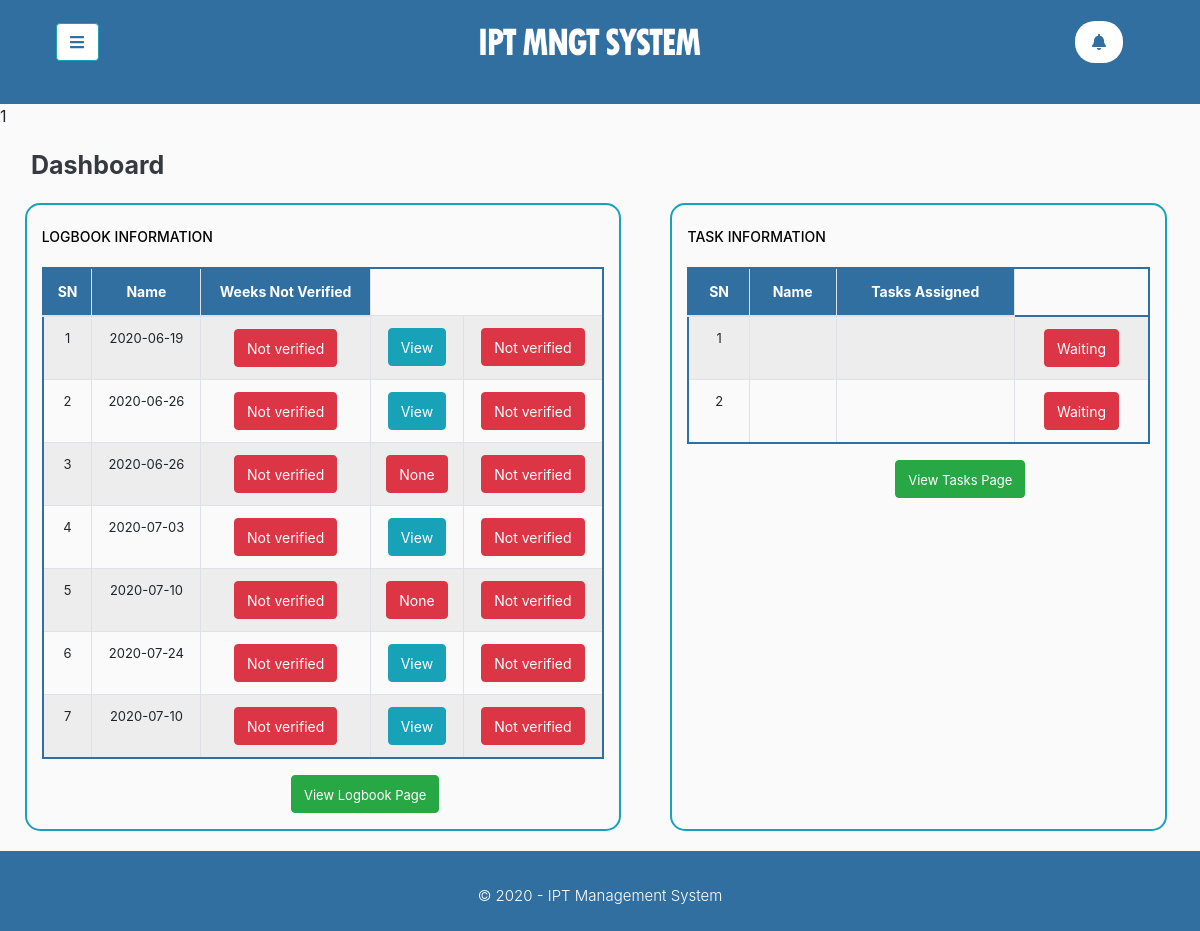
The app's page /Industrial_Supervisor/main/index.php (signed in) with its own data.
### tables this page shows
CREATE TABLE `logbook_entries` (
  `entryNumber` int(11) NOT NULL,
  `userID` int(11) DEFAULT NULL,
  `weekNumber` int(11) DEFAULT NULL,
  `weekStart` varchar(11) DEFAULT NULL,
  `weekEnds` varchar(11) DEFAULT NULL,
  `monEntry` varchar(500) DEFAULT NULL,
  `tueEntry` varchar(500) DEFAULT NULL,
  `wedEntry` varchar(500) DEFAULT NULL,
  `thurEntry` varchar(500) DEFAULT NULL,
  `friEntry` varchar(500) DEFAULT NULL,
  `satEntry` varchar(500) DEFAULT NULL,
  `monhr` varchar(255) NOT NULL,
  `tuehr` varchar(255) NOT NULL,
  `wedhr` varchar(255) NOT NULL,
  `thurhr` varchar(255) NOT NULL,
  `frihr` varchar(255) NOT NULL,
  `sathr` varchar(255) NOT NULL,
  `week_Entry` text DEFAULT NULL,
  `week_picture` varchar(255) DEFAULT NULL,
  `indSup_comments` varchar(500) DEFAULT NULL,
  `indSup_verifystatus` int(11) DEFAULT NULL,
  `instSup_verifystatus` int(11) DEFAULT NULL,
  `year_of_study` int(11) DEFAULT NULL,
  `entry_status` int(11) DEFAULT NULL,
  `last_submission` varchar(255) DEFAULT NULL
);

### Industrial_Supervisor/main/index.php (the view, shortened to what this page needs)
<?php
    include '../phpIncludes/header.php';
    $sup_ID = $_SESSION ['IndustrialSup_ID'];
    $largest_getSup_students = "SELECT MAX(id) AS new_Supid FROM supervision_info WHERE institute_supervisor_ID = '$sup_ID'";
    $run_largest_getSup_students = $conn -> query ($largest_getSup_students);
    $total_largest = mysqli_num_rows($run_largest_getSup_students);
    echo ($total_largest);
    $sql_logbook = "SELECT * FROM logbook_entries WHERE userID = '$current_userID'";
    $run = $conn -> query($sql_logbook);
    $logbook_number_rows = mysqli_num_rows ($run);
    $sql_taskCheck = "SELECT * FROM task_info WHERE StudentID = '$current_userID'";
    $run_taskStatus = $conn -> query ($sql_taskCheck);
    $number_tasks = mysqli_num_rows ($run_taskStatus);
?>
        <div class='' id="content">
            <div class="container-fluid">
                <div class="row pr-2">
                    <div class="col-lg-12 col-12 ml-auto mr-auto" >
                        <div class="row">
                            <div class="col-lg-12 ml-auto mt-3">
                            <p class="ml-lg-3" style="font-size: 25px; font-weight: bold; color:#343A40;">Dashboard </p>
                            </div>
                            <div class="col-lg-6 col-12 table-responsive ml-auto mr-auto" style="border: 2px solid #17A2B8; border-radius: 15px;">
                               <p style="color:black; font-weight:500;" class="mt-3"> <span id='btn_txt'>LOGBOOK INFORMATION </span>
                               </p>
                                <table class="table table-hover text-nowrap table-bordered table-striped text-center" style="border: 2px solid #306FA0; font-size: 13px; border-radius: 20px;">
                  <thead style='background-color: #306FA0; color:white;'>
                    <tr>
                      <th><span id='hd_txt'>SN</span></th>
                      <th><span id='hd_txt'>Name</span></th>
                      <th><span id='hd_txt'>Weeks Not Verified</span></th>
                    </tr>
                  </thead>
                   <tbody>
                   <?php
                       $loop = 1;
                       while ($loop <= $logbook_number_rows){
                           $get_specific_week = "SELECT * FROM logbook_entries WHERE userID = '$current_userID' AND weekNumber = '$loop'";
                           $run_query = $conn -> query ($get_specific_week);
                           $run_res = $run_query -> fetch_assoc();
                           echo "
                           <tr>
                              <td>".$run_res['weekNumber']."</td>
                              <td>".$run_res['weekEnds']."</td>";
                           if (($run_res['indSup_verifystatus'] == '0') || ($run_res['indSup_verifystatus'] == '')) {
                               echo "<td><button class='btn btn-danger'><span id='btn_txt'>Not verified</span></button></td>";
                           }
                           if ($run_res['indSup_comments'] == ''){
                               echo"<td><button class='btn btn-danger' readonly><span id='btn_txt'>None</span></button></td>";
                           }
                           if ($run_res['indSup_comments'] != ''){
                               echo"<td><button class='btn btn-info'><span id='btn_txt'>View</span></button></td>";
                           }
                           if (($run_res['instSup_verifystatus'] == '0') || ($run_res['instSup_verifystatus'] == '')) {
                               echo"<td><button class='btn btn-danger'><span id='btn_txt'>Not verified</span></button></td>";
                           }
                           $loop = $loop + 1;
                       }
                    ?>
                  </tbody>
                </table>
                           <div class="col-lg-2 ml-auto mr-auto">
                        <button class=" btn btn-success mb-3" onclick="window.location.href='../pages/logbook.php';"><span style="font-size:13px;">View Logbook Page </span></button>
                           </div>
                            </div>
                        <div class="col-lg-5 col-12 table-responsive mr-auto ml-auto col-mt-5" style="border: 2px solid #17A2B8; border-radius: 15px;">
                               <p style="color:black; font-weight:500;" class="mt-3"> <span id='btn_txt'>TASK INFORMATION
                                <table class="table table-hover text-nowrap table-bordered table-striped text-center" style="border: 2px solid #306FA0; font-size: 13px; border-radius: 20px;">
                  <thead style='background-color: #306FA0; color:white; border: 2px solid #306FA0;'>
                    <tr>
                      <th><span id='hd_txt'>SN </span></th>
                      <th><span id='hd_txt'>Name</span></th>
                      <th><span id='hd_txt' style=''>Tasks Assigned</span></th>
                    </tr>
                  </thead>
                   <tbody>
                   <?php
                       $loop2 = 1;
                       while ($loop2 <= $number_tasks){
                           $get_task = "SELECT * FROM task_info WHERE StudentID = '$current_userID' AND task_id ='$loop2' ORDER BY deadline";
                           $run_task_query = $conn -> query ($get_task);
                           $res_tasks = $run_task_query -> fetch_assoc();
                           echo "
                           <tr>
                              <td>".$loop2."</td>
                              <td>".$res_tasks['deadline']."</td>"
                               ;
                           if ((strlen($res_tasks['tasks'])) < 30){
                               echo "<td>".$res_tasks['tasks']."</td>";
                           }else {
                               echo "<td style='width: 200px; overflow:hidden; display:inline-block; text-overflow: ellipsis; white-space: nowrap;'>".$res_tasks['tasks']."</td>";
                           }
                           if (($res_tasks['task_status'] == '0') || ($res_tasks['task_status'] == '')) {
                               echo "<td>
                               <button class='btn btn-danger'><span id='btn_txt'>Waiting</span></button>
                               </td>";
                           }
                           $loop2 = $loop2 + 1;
                       }
                    ?>
                  </tbody>
                </table>
                           <div class="col-lg-2 ml-auto mr-auto">
                               <button class=" btn btn-success mb-3" onclick="window.location.href='../pages/tasks.php';"><span style="font-size:13px;">View Tasks Page </span></button>
                           </div>
                            </div>
                        </div>
                    </div>
                </div>
            </div>
        </div>
    </div>
<?php
    include '../phpIncludes/footer2.php';
?>

### Industrial_Supervisor/styles/sidebar.css (style rules this page uses)
body { background: #fafafa; }
p { font-size: 1.1em; font-weight: 300; line-height: 1.7em; color: #999; }

### Industrial_Supervisor/main/index.php (style rules this page uses)
.table { border: 0.5px solid #000000; }
#btn_txt { font-size: 14px; }
#hd_txt { font-size: 14px; }

### records on screen
logbook_entries: weekNumber "1", weekEnds "2020-06-19", indSup_verifystatus "Not verified", shows "View", instSup_verifystatus "Not verified"
logbook_entries: weekNumber "2", weekEnds "2020-06-26", indSup_verifystatus "Not verified", shows "View", instSup_verifystatus "Not verified"
logbook_entries: weekNumber "3", weekEnds "2020-06-26", indSup_verifystatus "Not verified", indSup_comments "None", instSup_verifystatus "Not verified"
logbook_entries: weekNumber "4", weekEnds "2020-07-03", indSup_verifystatus "Not verified", shows "View", instSup_verifystatus "Not verified"
logbook_entries: weekNumber "5", weekEnds "2020-07-10", indSup_verifystatus "Not verified", indSup_comments "None", instSup_verifystatus "Not verified"
logbook_entries: weekNumber "6", weekEnds "2020-07-24", indSup_verifystatus "Not verified", shows "View", instSup_verifystatus "Not verified"
logbook_entries: weekNumber "7", weekEnds "2020-07-10", indSup_verifystatus "Not verified", indSup_comments "View", instSup_verifystatus "Not verified"

### other values on screen
$total_largest "1"
